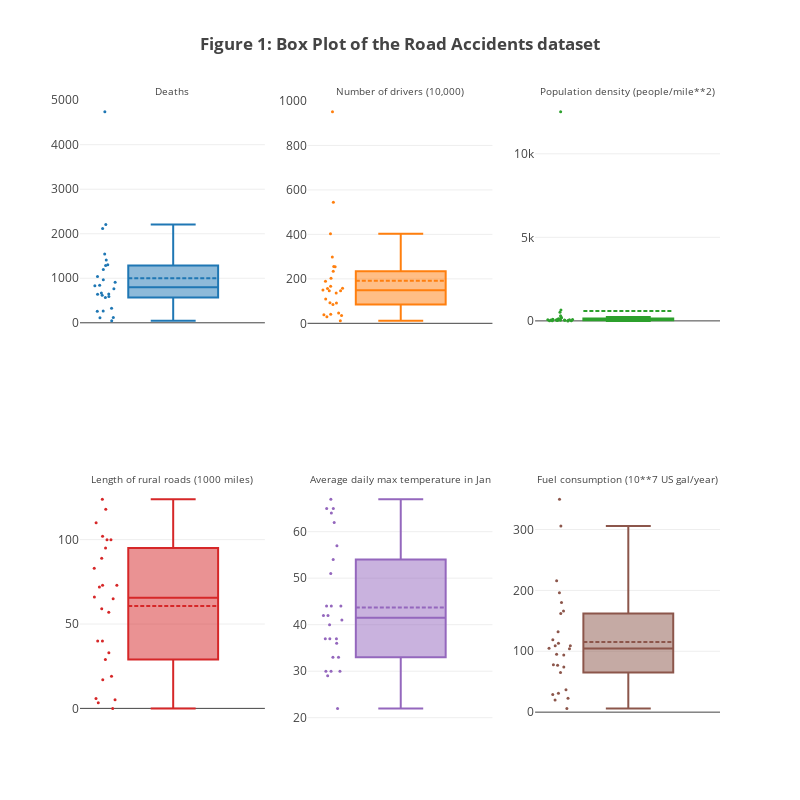

Write notebook code for a chart like this one.
### Markdown cell above
As we can see above, the column labels are more descriptive. Because the dataset is quite small, no memory optimization/downcast operations are needed.

We can now start building a simple box plot.

### Code cell
# all traces are labelled by the State column for easier understanding
# we'll also draw mean lines (dashed)
trace1 = go.Box(y=df.iloc[:,1], marker = dict(size=3), text = df['State'], boxpoints='all', boxmean = True)
trace2 = go.Box(y=df.iloc[:,2], marker = dict(size=3), text = df['State'], boxpoints='all', boxmean = True )
trace3 = go.Box(y=df.iloc[:,3], marker = dict(size=3), text = df['State'], boxpoints='all', boxmean = True )
trace4 = go.Box(y=df.iloc[:,4], marker = dict(size=3), text = df['State'], boxpoints='all', boxmean = True )
trace5 = go.Box(y=df.iloc[:,5], marker = dict(size=3), text = df['State'], boxpoints='all', boxmean = True )
trace6 = go.Box(y=df.iloc[:,6], marker = dict(size=3), text = df['State'], boxpoints='all', boxmean = True )

# we have to make subplots because the scales are different for the variables
fig = tools.make_subplots(rows=2, cols=3, print_grid=False,
                          subplot_titles= (df.columns[1], df.columns[2], df.columns[3],
                                           df.columns[4], df.columns[5], df.columns[6]
                                                          ))

fig.append_trace(trace1, 1, 1)
fig.append_trace(trace2, 1, 2)
fig.append_trace(trace3, 1, 3)
fig.append_trace(trace4, 2, 1)
fig.append_trace(trace5, 2, 2)
fig.append_trace(trace6, 2, 3)

fig['layout'].update(height=800, width=800, title='<b>Figure 1: Box Plot of the Road Accidents dataset</b>'
                    )
fig['layout'].update(showlegend=False)

# https://github.com/plotly/plotly.py/issues/985
for i in fig['layout']['annotations']:
    i['font'] = dict(size=10)

for prop in fig.layout:
    if prop.startswith('xaxis'):
        # don't really need both xaxis label and subplot title, so turn xaxis label off
        fig.layout[prop].showticklabels = False

iplot(fig)

### Figure 1 — Plotly figure (JSON) as saved in the notebook; plotly's stock layout.template omitted (floating-point values rounded to 4 significant figures)
{"data": [{"boxmean": true, "boxpoints": "all", "marker": {"size": 3}, "text": ["Alabama", "Alaska", "Arizona", "Arkansas", "California", "Colorado", "Connecticut", "Delaware", "Washington DC", "Florida", "Georgia", "Idaho", "Illinois", "Indiana", "Iowa", "Kansas", "Kentucky", "Louisiana", "Maine", "Maryland", "Massachusetts", "Michigan", "Minnesota", "Mississippi", "Missouri", "Montana"], "type": "box", "uid": "58de0b4f-134c-4d16-84b5-5c8ccb68443b", "xaxis": "x", "y": [968, 43, 588, 640, 4743, 566, 325, 118, 115, 1545, 1302, 262, 2207, 1410, 833, 669, 911, 1037, 1196, 616, 766, 2120, 841, 648, 1289, 259], "yaxis": "y"}, {"boxmean": true, "boxpoints": "all", "marker": {"size": 3}, "text": ["Alabama", "Alaska", "Arizona", "Arkansas", "California", "Colorado", "Connecticut", "Delaware", "Washington DC", "Florida", "Georgia", "Idaho", "Illinois", "Indiana", "Iowa", "Kansas", "Kentucky", "Louisiana", "Maine", "Maryland", "Massachusetts", "Michigan", "Minnesota", "Mississippi", "Missouri", "Montana"], "type": "box", "uid": "6bf5d12f-bd32-43ac-8c18-6fc1f2af27b4", "xaxis": "x2", "y": [158, 11, 91, 92, 952, 109, 167, 30, 35, 298, 203, 41, 544, 254, 150, 136, 147, 146, 46, 157, 255, 403, 189, 85, 234, 38], "yaxis": "y2"}, {"boxmean": true, "boxpoints": "all", "marker": {"size": 3}, "text": ["Alabama", "Alaska", "Arizona", "Arkansas", "California", "Colorado", "Connecticut", "Delaware", "Washington DC", "Florida", "Georgia", "Idaho", "Illinois", "Indiana", "Iowa", "Kansas", "Kentucky", "Louisiana", "Maine", "Maryland", "Massachusetts", "Michigan", "Minnesota", "Mississippi", "Missouri", "Montana"], "type": "box", "uid": "f4681600-6078-4c1d-9792-9e25cda0e7f8", "xaxis": "x3", "y": [64, 0.4, 12, 34, 100, 17, 518, 226, 12524, 91, 68, 8.1, 180, 129, 49, 27, 76, 72, 31, 314, 655, 137, 43, 46, 63, 4.6], "yaxis": "y3"}, {"boxmean": true, "boxpoints": "all", "marker": {"size": 3}, "text": ["Alabama", "Alaska", "Arizona", "Arkansas", "California", "Colorado", "Connecticut", "Delaware", "Washington DC", "Florida", "Georgia", "Idaho", "Illinois", "Indiana", "Iowa", "Kansas", "Kentucky", "Louisiana", "Maine", "Maryland", "Massachusetts", "Michigan", "Minnesota", "Mississippi", "Missouri", "Montana"], "type": "box", "uid": "1e34bd3e-cc0b-4b2a-b97c-e7aabd968054", "xaxis": "x4", "y": [66, 5.9, 33, 73, 118, 73, 5.1, 3.4, 0, 57, 83, 40, 102, 89, 100, 124, 65, 40, 19, 29, 17, 95, 110, 59, 100, 72], "yaxis": "y4"}, {"boxmean": true, "boxpoints": "all", "marker": {"size": 3}, "text": ["Alabama", "Alaska", "Arizona", "Arkansas", "California", "Colorado", "Connecticut", "Delaware", "Washington DC", "Florida", "Georgia", "Idaho", "Illinois", "Indiana", "Iowa", "Kansas", "Kentucky", "Louisiana", "Maine", "Maryland", "Massachusetts", "Michigan", "Minnesota", "Mississippi", "Missouri", "Montana"], "type": "box", "uid": "ca912959-cb35-4cc1-bdc8-44e07d324f4c", "xaxis": "x5", "y": [62, 30, 64, 51, 65, 42, 37, 41, 44, 67, 54, 36, 33, 37, 30, 42, 44, 65, 30, 44, 37, 33, 22, 57, 40, 29], "yaxis": "y5"}, {"boxmean": true, "boxpoints": "all", "marker": {"size": 3}, "text": ["Alabama", "Alaska", "Arizona", "Arkansas", "California", "Colorado", "Connecticut", "Delaware", "Washington DC", "Florida", "Georgia", "Idaho", "Illinois", "Indiana", "Iowa", "Kansas", "Kentucky", "Louisiana", "Maine", "Maryland", "Massachusetts", "Michigan", "Minnesota", "Mississippi", "Missouri", "Montana"], "type": "box", "uid": "02de02df-aec8-4049-887a-5642dcfa7400", "xaxis": "x6", "y": [119, 6.2, 65, 74, 105, 78, 95, 20, 23, 216, 162, 29, 350, 196, 109, 94, 104, 109, 37, 113, 166, 306, 132, 77, 180, 31], "yaxis": "y6"}], "layout": {"annotations": [{"font": {"size": 10}, "showarrow": false, "text": "Deaths", "x": 0.1444, "xanchor": "center", "xref": "paper", "y": 1, "yanchor": "bottom", "yref": "paper"}, {"font": {"size": 10}, "showarrow": false, "text": "Number of drivers (10,000)", "x": 0.5, "xanchor": "center", "xref": "paper", "y": 1, "yanchor": "bottom", "yref": "paper"}, {"font": {"size": 10}, "showarrow": false, "text": "Population density (people/mile**2)", "x": 0.8556, "xanchor": "center", "xref": "paper", "y": 1, "yanchor": "bottom", "yref": "paper"}, {"font": {"size": 10}, "showarrow": false, "text": "Length of rural roads (1000 miles)", "x": 0.1444, "xanchor": "center", "xref": "paper", "y": 0.375, "yanchor": "bottom", "yref": "paper"}, {"font": {"size": 10}, "showarrow": false, "text": "Average daily max temperature in Jan", "x": 0.5, "xanchor": "center", "xref": "paper", "y": 0.375, "yanchor": "bottom", "yref": "paper"}, {"font": {"size": 10}, "showarrow": false, "text": "Fuel consumption (10**7 US gal/year)", "x": 0.8556, "xanchor": "center", "xref": "paper", "y": 0.375, "yanchor": "bottom", "yref": "paper"}], "height": 800, "showlegend": false, "title": "<b>Figure 1: Box Plot of the Road Accidents dataset</b>", "width": 800, "xaxis": {"anchor": "y", "domain": [0, 0.2889], "showticklabels": false}, "xaxis2": {"anchor": "y2", "domain": [0.3556, 0.6444], "showticklabels": false}, "xaxis3": {"anchor": "y3", "domain": [0.7111, 1], "showticklabels": false}, "xaxis4": {"anchor": "y4", "domain": [0, 0.2889], "showticklabels": false}, "xaxis5": {"anchor": "y5", "domain": [0.3556, 0.6444], "showticklabels": false}, "xaxis6": {"anchor": "y6", "domain": [0.7111, 1], "showticklabels": false}, "yaxis": {"anchor": "x", "domain": [0.625, 1]}, "yaxis2": {"anchor": "x2", "domain": [0.625, 1]}, "yaxis3": {"anchor": "x3", "domain": [0.625, 1]}, "yaxis4": {"anchor": "x4", "domain": [0, 0.375]}, "yaxis5": {"anchor": "x5", "domain": [0, 0.375]}, "yaxis6": {"anchor": "x6", "domain": [0, 0.375]}}}
